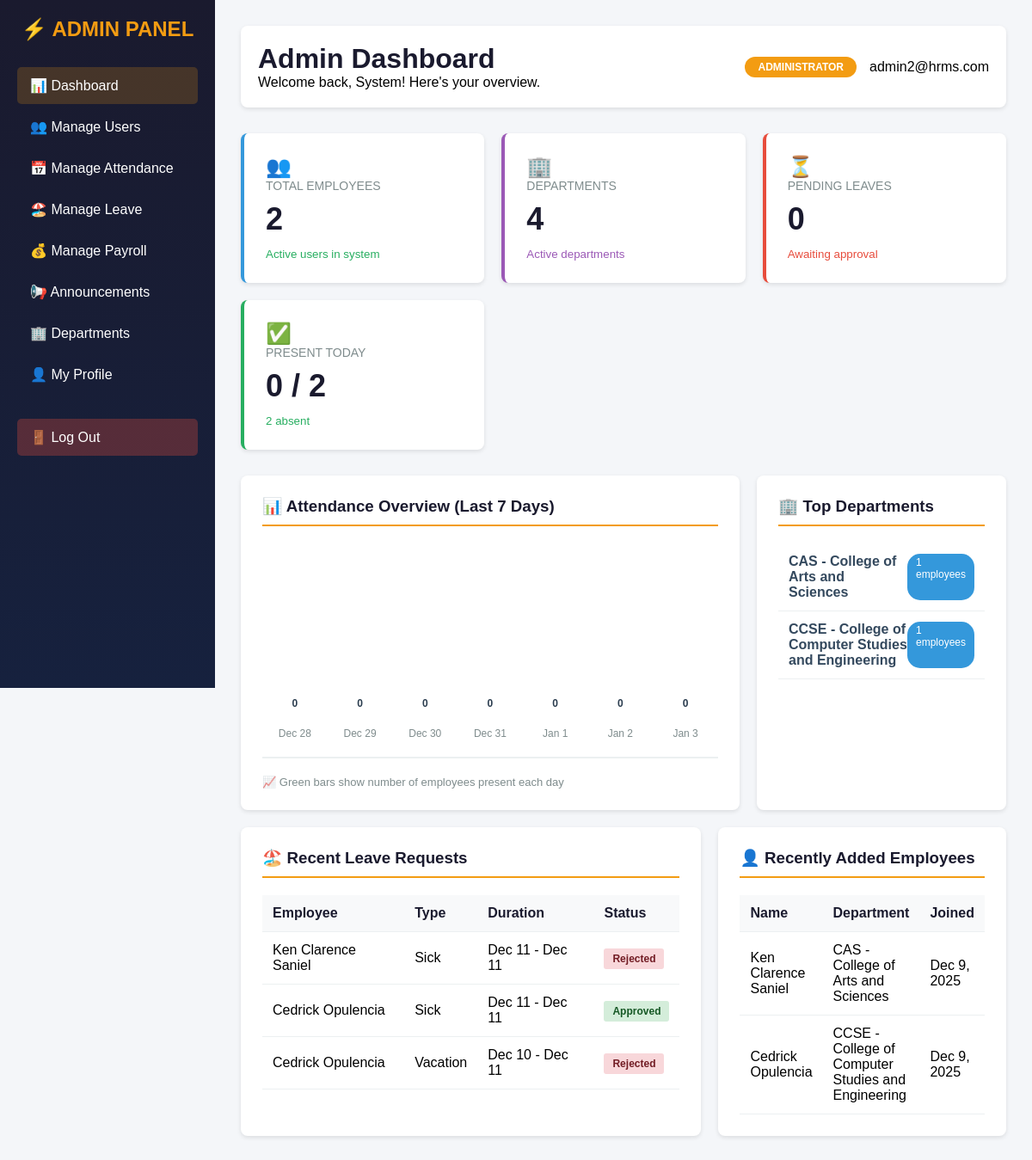
The page /hrms/public/admin_dashboard.php (signed in) on the database its author committed.
### tables this page shows
CREATE TABLE `users` (
  `id` int(11) NOT NULL,
  `employee_id` varchar(50) DEFAULT NULL,
  `first_name` varchar(100) DEFAULT NULL,
  `last_name` varchar(100) DEFAULT NULL,
  `email` varchar(150) DEFAULT NULL,
  `contact_number` varchar(50) DEFAULT NULL,
  `password` varchar(255) DEFAULT NULL,
  `department` varchar(100) DEFAULT NULL,
  `role` enum('admin','employee') NOT NULL DEFAULT 'employee',
  `profile_picture` varchar(255) DEFAULT NULL,
  `created_at` timestamp NOT NULL DEFAULT current_timestamp()
);

CREATE TABLE `leave_requests` (
  `id` int(11) NOT NULL,
  `user_id` int(11) NOT NULL,
  `leave_type` enum('sick','vacation','emergency','maternity','paternity') NOT NULL,
  `start_date` date NOT NULL,
  `end_date` date NOT NULL,
  `reason` text NOT NULL,
  `status` enum('pending','approved','rejected') DEFAULT 'pending',
  `admin_remarks` text DEFAULT NULL,
  `created_at` timestamp NOT NULL DEFAULT current_timestamp(),
  `updated_at` timestamp NOT NULL DEFAULT current_timestamp() ON UPDATE current_timestamp()
);

### hrms/public/admin_dashboard.php (the view, shortened to what this page needs)
<?php
include("../includes/db_connect.php");
$user_id = $_SESSION['user_id'];
$query = "SELECT * FROM users WHERE id = ?";
$stmt = $conn->prepare($query);
$stmt->bind_param("i", $user_id);
$stmt->execute();
$admin = $stmt->get_result()->fetch_assoc();
$total_employees = $conn->query("SELECT COUNT(*) as count FROM users WHERE role = 'employee'")->fetch_assoc()['count'];
$total_departments = $conn->query("SELECT COUNT(DISTINCT department) as count FROM users WHERE department IS NOT NULL AND department != ''")->fetch_assoc()['count'];
$pending_leaves = $conn->query("SELECT COUNT(*) as count FROM leave_requests WHERE status = 'pending'")->fetch_assoc()['count'];
$today = date('Y-m-d');
$present_today = $conn->query("SELECT COUNT(*) as count FROM attendance WHERE date = '$today' AND status IN ('present', 'late')")->fetch_assoc()['count'];
$absent_today = $total_employees - $present_today;
$recent_leaves_query = "SELECT lr.*, u.first_name, u.last_name, u.employee_id
                        FROM leave_requests lr
                        JOIN users u ON lr.user_id = u.id
                        ORDER BY lr.created_at DESC LIMIT 5";
$recent_leaves = $conn->query($recent_leaves_query);
$recent_users_query = "SELECT * FROM users WHERE role = 'employee' ORDER BY created_at DESC LIMIT 5";
$recent_users = $conn->query($recent_users_query);
$attendance_stats = [];
for($i = 6; $i >= 0; $i--) {
    $date = date('Y-m-d', strtotime("-$i days"));
    $present = $conn->query("SELECT COUNT(*) as count FROM attendance WHERE date = '$date' AND status IN ('present', 'late')")->fetch_assoc()['count'];
    $attendance_stats[] = [
        'date' => date('M j', strtotime($date)),
        'present' => $present,
        'absent' => $total_employees - $present
    ];
}
$dept_query = "SELECT department, COUNT(*) as count FROM users WHERE role = 'employee' AND department IS NOT NULL GROUP BY department ORDER BY count DESC LIMIT 5";
$dept_stats = $conn->query($dept_query);
?>
<!DOCTYPE html>
<html lang="en">
<head>
</head>
<body>
<div class="container">
    <div class="sidebar">
        <h2>⚡ ADMIN PANEL</h2>
        <a href="admin_dashboard.php" class="active">📊 Dashboard</a>
        <a href="admin_users.php">👥 Manage Users</a>
        <a href="admin_attendance.php">📅 Manage Attendance</a>
        <a href="admin_leave.php">🏖️ Manage Leave</a>
        <a href="admin_payroll.php">💰 Manage Payroll</a>
        <a href="admin_announcements.php">📢 Announcements</a>
        <a href="admin_departments.php">🏢 Departments</a>
        <a href="admin_profile.php">👤 My Profile</a>
        <a href="logout.php" class="logout">🚪 Log Out</a>
    </div>
    <div class="main">
        <div class="header">
            <div>
                <h1>Admin Dashboard</h1>
                <p>Welcome back, <?php echo htmlspecialchars($admin['first_name']); ?>! Here's your overview.</p>
            </div>
            <div class="admin-info">
                <span class="admin-badge">ADMINISTRATOR</span>
                <span><?php echo htmlspecialchars($admin['email']); ?></span>
            </div>
        </div>
        <div class="stats-grid">
            <div class="stat-card employees">
                <div class="stat-icon">👥</div>
                <div class="stat-label">Total Employees</div>
                <div class="stat-number"><?php echo $total_employees; ?></div>
                <small style="color: #27ae60;">Active users in system</small>
            </div>
            <div class="stat-card departments">
                <div class="stat-icon">🏢</div>
                <div class="stat-label">Departments</div>
                <div class="stat-number"><?php echo $total_departments; ?></div>
                <small style="color: #9b59b6;">Active departments</small>
            </div>
            <div class="stat-card leaves">
                <div class="stat-icon">⏳</div>
                <div class="stat-label">Pending Leaves</div>
                <div class="stat-number"><?php echo $pending_leaves; ?></div>
                <small style="color: #e74c3c;">Awaiting approval</small>
            </div>
            <div class="stat-card attendance">
                <div class="stat-icon">✅</div>
                <div class="stat-label">Present Today</div>
                <div class="stat-number"><?php echo $present_today; ?> / <?php echo $total_employees; ?></div>
                <small style="color: #27ae60;"><?php echo $absent_today; ?> absent</small>
            </div>
        </div>
        <div class="content-grid">
            <div class="card">
                <h3>📊 Attendance Overview (Last 7 Days)</h3>
                <div class="chart-container">
                    <?php foreach($attendance_stats as $stat): ?>
                        <div style="text-align: center;">
                            <div class="chart-bar" style="height: <?php echo ($stat['present'] / $total_employees) * 200; ?>px;">
                                <div class="chart-value"><?php echo $stat['present']; ?></div>
                            </div>
                            <div class="chart-label"><?php echo $stat['date']; ?></div>
                        </div>
                    <?php endforeach; ?>
                </div>
                <p style="margin-top: 20px; color: #7f8c8d; font-size: 13px;">
                    📈 Green bars show number of employees present each day
                </p>
            </div>
            <div class="card">
                <h3>🏢 Top Departments</h3>
                <?php while($dept = $dept_stats->fetch_assoc()): ?>
                    <div class="dept-item">
                        <span class="dept-name"><?php echo htmlspecialchars($dept['department']); ?></span>
                        <span class="dept-count"><?php echo $dept['count']; ?> employees</span>
                    </div>
                <?php endwhile; ?>
            </div>
        </div>
        <div class="content-grid">
            <div class="card">
                <h3>🏖️ Recent Leave Requests</h3>
                <table>
                    <thead>
                        <tr>
                            <th>Employee</th>
                            <th>Type</th>
                            <th>Duration</th>
                            <th>Status</th>
                        </tr>
                    </thead>
                    <tbody>
                        <?php if($recent_leaves->num_rows > 0): ?>
                            <?php while($leave = $recent_leaves->fetch_assoc()): ?>
                                <tr>
                                    <td><?php echo htmlspecialchars($leave['first_name'] . ' ' . $leave['last_name']); ?></td>
                                    <td><?php echo ucfirst($leave['leave_type']); ?></td>
                                    <td><?php echo date('M j', strtotime($leave['start_date'])) . ' - ' . date('M j', strtotime($leave['end_date'])); ?></td>
                                    <td><span class="status-badge status-<?php echo $leave['status']; ?>"><?php echo ucfirst($leave['status']); ?></span></td>
                                </tr>
                            <?php endwhile; ?>
                        <?php else: ?>
                            <tr><td colspan="4" style="text-align: center; color: #999;">No recent leave requests</td></tr>
                        <?php endif; ?>
                    </tbody>
                </table>
            </div>
            <div class="card">
                <h3>👤 Recently Added Employees</h3>
                <table>
                    <thead>
                        <tr>
                            <th>Name</th>
                            <th>Department</th>
                            <th>Joined</th>
                        </tr>
                    </thead>
                    <tbody>
                        <?php if($recent_users->num_rows > 0): ?>
                            <?php while($user = $recent_users->fetch_assoc()): ?>
                                <tr>
                                    <td><?php echo htmlspecialchars($user['first_name'] . ' ' . $user['last_name']); ?></td>
                                    <td><?php echo htmlspecialchars($user['department']); ?></td>
                                    <td><?php echo date('M j, Y', strtotime($user['created_at'])); ?></td>
                                </tr>
                            <?php endwhile; ?>
                        <?php else: ?>
                            <tr><td colspan="3" style="text-align: center; color: #999;">No recent employees</td></tr>
                        <?php endif; ?>
                    </tbody>
                </table>
            </div>
        </div>
    </div>
</div>
</body>
</html>

### hrms/public/admin_dashboard.php (style rules this page uses)
* { margin: 0; padding: 0; box-sizing: border-box; }
body { font-family: Arial, sans-serif; background: #f4f6f9; }
.container { display: flex; min-height: 100vh; }
.sidebar { width: 250px; background: linear-gradient(to bottom, #1a1a2e, #16213e); color: white; padding: 20px; position: fixed; height: 100vh; overflow-y: auto; }
.sidebar h2 { margin-bottom: 30px; text-align: center; color: #f39c12; }
.sidebar a { display: block; padding: 12px 15px; color: white; text-decoration: none; margin-bottom: 5px; border-radius: 5px; transition: 0.2s; }
.sidebar a:hover, .sidebar a.active { background: rgba(243, 156, 18, 0.2); }
.sidebar .logout { margin-top: 30px; background: rgba(231, 76, 60, 0.3); }
.main { flex: 1; margin-left: 250px; padding: 30px; }
.header { display: flex; justify-content: space-between; align-items: center; margin-bottom: 30px; background: white; padding: 20px; border-radius: 8px; box-shadow: 0 2px 5px rgba(0,0,0,0.1); }
.header h1 { color: #1a1a2e; }
.admin-info { display: flex; align-items: center; gap: 15px; }
.admin-badge { background: #f39c12; color: white; padding: 5px 15px; border-radius: 20px; font-size: 12px; font-weight: bold; }
.stats-grid { display: grid; grid-template-columns: repeat(auto-fit, minmax(240px, 1fr)); gap: 20px; margin-bottom: 30px; }
.stat-card { background: white; padding: 25px; border-radius: 8px; box-shadow: 0 2px 5px rgba(0,0,0,0.1); border-left: 4px solid #3498db; }
.stat-card.employees { border-left-color: #3498db; }
.stat-card.departments { border-left-color: #9b59b6; }
.stat-card.leaves { border-left-color: #e74c3c; }
.stat-card.attendance { border-left-color: #27ae60; }
.stat-number { font-size: 36px; font-weight: bold; color: #1a1a2e; margin: 10px 0; }
.stat-label { color: #7f8c8d; font-size: 14px; text-transform: uppercase; }
.stat-icon { font-size: 24px; }
.content-grid { display: grid; grid-template-columns: 2fr 1fr; gap: 20px; margin-bottom: 20px; }
.card { background: white; padding: 25px; border-radius: 8px; box-shadow: 0 2px 5px rgba(0,0,0,0.1); }
.card h3 { color: #1a1a2e; margin-bottom: 20px; padding-bottom: 10px; border-bottom: 2px solid #f39c12; }
table { width: 100%; border-collapse: collapse; }
th, td { padding: 12px; text-align: left; border-bottom: 1px solid #ecf0f1; }
th { background: #f8f9fa; color: #1a1a2e; font-weight: bold; }
.status-badge { padding: 5px 10px; border-radius: 3px; font-size: 12px; font-weight: bold; }
.status-approved { background: #d4edda; color: #155724; }
.status-rejected { background: #f8d7da; color: #721c24; }
.dept-item { display: flex; justify-content: space-between; padding: 12px; border-bottom: 1px solid #ecf0f1; }
.dept-name { font-weight: bold; color: #34495e; }
.dept-count { background: #3498db; color: white; padding: 3px 10px; border-radius: 15px; font-size: 12px; }
.chart-container { height: 250px; display: flex; align-items: flex-end; justify-content: space-around; border-bottom: 2px solid #ecf0f1; padding: 20px 0; }
.chart-bar { width: 60px; background: #3498db; border-radius: 5px 5px 0 0; position: relative; transition: 0.3s; }
.chart-label { text-align: center; margin-top: 10px; font-size: 12px; color: #7f8c8d; }
.chart-value { position: absolute; top: -25px; width: 100%; text-align: center; font-size: 12px; font-weight: bold; color: #2c3e50; }

### rows shown on the page
users: first_name "System", email "admin2@hrms.com"
leave_requests: user.last_name "Ken Clarence Saniel", leave_type "Sick", start_date "Dec 11", end_date "Dec 11", status "Rejected"
leave_requests: user.last_name "Cedrick Opulencia", leave_type "Sick", start_date "Dec 11", end_date "Dec 11", status "Approved"
leave_requests: user.last_name "Cedrick Opulencia", leave_type "Vacation", start_date "Dec 10", end_date "Dec 11", status "Rejected"
users: first_name+last_name "Ken Clarence Saniel", department "CAS - College of Arts and Sciences", created_at "Dec 9, 2025"
users: first_name+last_name "Cedrick Opulencia", department "CCSE - College of Computer Studies and Engineering", created_at "Dec 9, 2025"

### other values the page prints
$total_employees "2"
$total_departments "4"
$pending_leaves "0"
$present_today "0"
$absent_today "2"
$stat['present'] "0"
$stat['date'] "Dec 28"
$stat['date'] "Dec 29"
$stat['date'] "Dec 30"
$stat['date'] "Dec 31"
$stat['date'] "Jan 1"
$stat['date'] "Jan 2"
$stat['date'] "Jan 3"
$dept['department'] "CAS - College of Arts and Sciences"
$dept['count'] "1"
